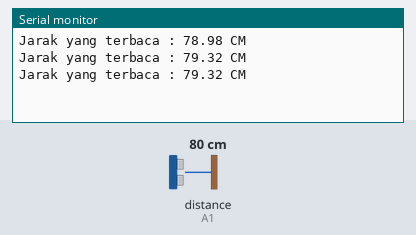
Bench run of a sketch on a simulated Arduino Uno, built with avr-gcc and run on an emulated ATmega328P. Shown: the last lines printed to the serial monitor. Wiring (inferred from the names in the program): ultrasonic range finder: trigger A0; echo A1. The test bench sets the inputs (shaded band); at power-on: distance to the obstacle (sensor on A1) 80 cm. The echo pulse lasts 58.3 µs per cm.

Above: at 1.3 s.
1.4 s: distance to the obstacle (sensor on A1) set to 2 cm
At 1.9 s:
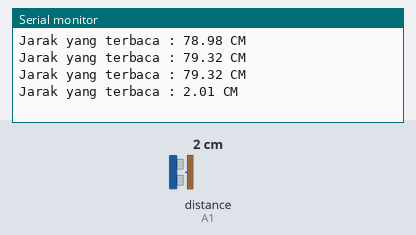
2.9 s: distance to the obstacle (sensor on A1) set to 4 cm
At 3.4 s:
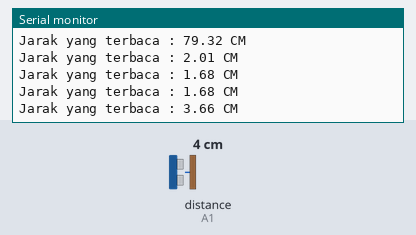
Timing chart, 0 to 5.9 s (numbered marks = the images above; inputs shaded):
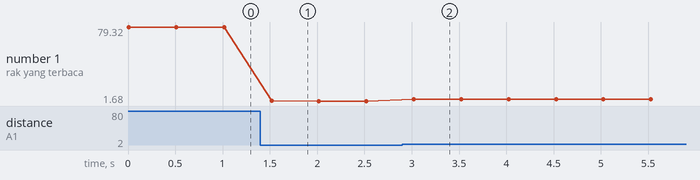

Measured:
- after the input at 1.4 s, the serial monitor: prints a new line after 0.12 s (image 1)
- after the input at 2.9 s, the serial monitor: prints a new line after 0.12 s (image 2)
- plotted number 1: 79.32 → 1.68 after the input at 1.4 s, 1.68 → 3.66 after the input at 2.9 s

The sketch:

ULTRASONIK_HCSR04.ino
```cpp
const int trig = A0; //membuat parameter trig untuk HCSR-04 dan terhubung dengan pin A0 arduino
const int echo = A1; //membuat parameter echo untuk HCSR-04 dan terhubung dengan pin A1 arduino

void setup(){
  Serial.begin(9600); //konfigurasi serial monitor untuk menampilkan data pada baud rate 9600
  //setting paraemter sebagai input dan output
  pinMode(trig, OUTPUT);
  pinMode(echo, INPUT);
}

void loop(){
  //mengatur pembacaan sensor HCSR04
  digitalWrite(trig, LOW);
  delayMicroseconds(2);
  digitalWrite(trig, HIGH);
  delayMicroseconds(10);
  digitalWrite(trig, LOW);
  long duration = pulseIn(echo, HIGH); //pembacaan frequensi suara dengan jarak didepannya
  float cm = duration*0.034/2; //rumus untuk konversi frequensi suara menjadi jarak

  //Tampilkan data pada serial monitor
  Serial.print("Jarak yang terbaca : ");
  Serial.print(cm);
  Serial.println(" CM"); //println untuk memberikan enter pada data yang akan dikeluarkan selanjutnya

  delay(500); //proses 0.5 detik sekali
}
```
